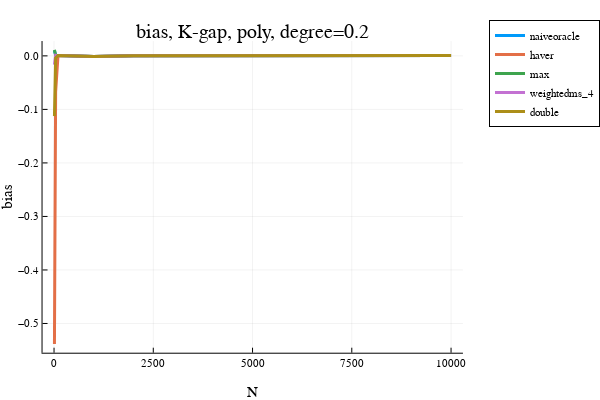

Notebook cell for this chart:
### Code cell
x = opt.N_ary
i = 1; plot(x, bias[:,i], label=estimator_names[i], linewidth=3)
i = 2; plot!(x, bias[:,i], label=estimator_names[i], linewidth=3)
# i = 3; plot!(x, bias[:,i], label=estimator_names[i], linewidth=3)
i = 4; plot!(x, bias[:,i], label=estimator_names[i], linewidth=3)
i = 5; plot!(x, bias[:,i], label=estimator_names[i], linewidth=3)
i = 6; plot!(x, bias[:,i], label=estimator_names[i], linewidth=3)
plot!(xlabel="N", ylabel="bias", legend=:outertopright)  
title!("bias, K-gap, poly, degree=0.2")

### Figure 1 — Plotly figure (JSON) as saved in the notebook; plotly's stock layout.template omitted (floating-point values rounded to 4 significant figures)
{"data": [{"colorbar": {"title": {"text": ""}}, "legendgroup": "naiveoracle", "line": {"color": "rgba(0, 154, 250, 1.000)", "dash": "solid", "shape": "linear", "width": 3}, "mode": "lines", "name": "naiveoracle", "showlegend": true, "type": "scatter", "x": [10, 20, 40, 100, 1000, 2000, 4000, 6000, 8000, 10000], "xaxis": "x", "y": [0.009579, 0.002272, 0.001461, 0.0004929, -0.001059, 0.0004075, 0.0005265, 0.0005471, 0.0008722, 0.0005776], "yaxis": "y", "zmax": null, "zmin": null}, {"colorbar": {"title": {"text": ""}}, "legendgroup": "haver", "line": {"color": "rgba(227, 111, 71, 1.000)", "dash": "solid", "shape": "linear", "width": 3}, "mode": "lines", "name": "haver", "showlegend": true, "type": "scatter", "x": [10, 20, 40, 100, 1000, 2000, 4000, 6000, 8000, 10000], "xaxis": "x", "y": [-0.5381, -0.2835, -0.06745, 0.0004929, -0.001059, 0.0004075, 0.0005265, 0.0005471, 0.0008722, 0.0005776], "yaxis": "y", "zmax": null, "zmin": null}, {"colorbar": {"title": {"text": ""}}, "legendgroup": "max", "line": {"color": "rgba(62, 164, 78, 1.000)", "dash": "solid", "shape": "linear", "width": 3}, "mode": "lines", "name": "max", "showlegend": true, "type": "scatter", "x": [10, 20, 40, 100, 1000, 2000, 4000, 6000, 8000, 10000], "xaxis": "x", "y": [0.01123, 0.002432, 0.001461, 0.0004929, -0.001059, 0.0004075, 0.0005265, 0.0005471, 0.0008722, 0.0005776], "yaxis": "y", "zmax": null, "zmin": null}, {"colorbar": {"title": {"text": ""}}, "legendgroup": "weightedms_4", "line": {"color": "rgba(195, 113, 210, 1.000)", "dash": "solid", "shape": "linear", "width": 3}, "mode": "lines", "name": "weightedms_4", "showlegend": true, "type": "scatter", "x": [10, 20, 40, 100, 1000, 2000, 4000, 6000, 8000, 10000], "xaxis": "x", "y": [-0.01636, -0.001287, 0.00135, 0.0004929, -0.001059, 0.0004075, 0.0005265, 0.0005471, 0.0008722, 0.0005776], "yaxis": "y", "zmax": null, "zmin": null}, {"colorbar": {"title": {"text": ""}}, "legendgroup": "double", "line": {"color": "rgba(172, 142, 24, 1.000)", "dash": "solid", "shape": "linear", "width": 3}, "mode": "lines", "name": "double", "showlegend": true, "type": "scatter", "x": [10, 20, 40, 100, 1000, 2000, 4000, 6000, 8000, 10000], "xaxis": "x", "y": [-0.1125, -0.01459, -0.003747, 0.0004929, -0.001059, 0.0004075, 0.0005265, 0.0005471, 0.0008722, 0.0005776], "yaxis": "y", "zmax": null, "zmin": null}], "layout": {"annotations": [{"font": {"color": "rgba(0, 0, 0, 1)", "family": "sans-serif", "size": 20}, "rotation": 0, "showarrow": false, "text": "bias, K-gap, poly, degree=0.2", "x": 0.5424, "xanchor": "center", "xref": "paper", "y": 1, "yanchor": "top", "yref": "paper"}], "height": 400, "legend": {"bgcolor": "rgba(255, 255, 255, 1.000)", "bordercolor": "rgba(0, 0, 0, 1)", "borderwidth": 1, "font": {"color": "rgba(0, 0, 0, 1)", "family": "sans-serif", "size": 11}, "title": {"font": {"color": "rgba(0, 0, 0, 1)", "family": "sans-serif", "size": 15}, "text": ""}, "tracegroupgap": 0, "traceorder": "normal", "x": 1.05, "xanchor": "upper", "y": 1, "yanchor": "right"}, "margin": {"b": 20, "l": 0, "r": 0, "t": 20}, "paper_bgcolor": "rgba(255, 255, 255, 1.000)", "plot_bgcolor": "rgba(255, 255, 255, 1.000)", "showlegend": true, "width": 600, "xaxis": {"anchor": "y", "domain": [0.09128, 0.9934], "gridcolor": "rgba(0, 0, 0, 0.1)", "gridwidth": 0.5, "linecolor": "rgba(0, 0, 0, 1)", "mirror": false, "range": [-289.7, 10300.0], "showgrid": true, "showline": true, "showticklabels": true, "tickangle": 0, "tickcolor": "rgb(0, 0, 0)", "tickfont": {"color": "rgba(0, 0, 0, 1)", "family": "sans-serif", "size": 11}, "tickmode": "array", "ticks": "inside", "ticktext": ["0", "2500", "5000", "7500", "10000"], "tickvals": [0, 2500, 5000, 7500, 10000], "title": {"font": {"color": "rgba(0, 0, 0, 1)", "family": "sans-serif", "size": 15}, "text": "N"}, "type": "linear", "visible": true, "zeroline": false, "zerolinecolor": "rgba(0, 0, 0, 1)"}, "yaxis": {"anchor": "x", "domain": [0.07581, 0.9415], "gridcolor": "rgba(0, 0, 0, 0.1)", "gridwidth": 0.5, "linecolor": "rgba(0, 0, 0, 1)", "mirror": false, "range": [-0.5546, 0.02771], "showgrid": true, "showline": true, "showticklabels": true, "tickangle": 0, "tickcolor": "rgb(0, 0, 0)", "tickfont": {"color": "rgba(0, 0, 0, 1)", "family": "sans-serif", "size": 11}, "tickmode": "array", "ticks": "inside", "ticktext": ["−0.5", "−0.4", "−0.3", "−0.2", "−0.1", "0.0"], "tickvals": [-0.5, -0.4, -0.3, -0.2, -0.1, 0], "title": {"font": {"color": "rgba(0, 0, 0, 1)", "family": "sans-serif", "size": 15}, "text": "bias"}, "type": "linear", "visible": true, "zeroline": false, "zerolinecolor": "rgba(0, 0, 0, 1)"}}}
